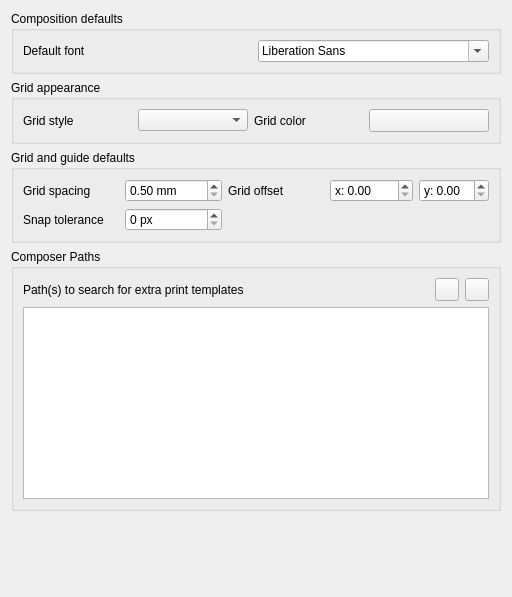
             <widget class="QWidget" name="mOptionsScrollAreaContents_12">
              <property name="geometry">
               <rect>
                <x>0</x>
                <y>0</y>
                <width>512</width>
                <height>597</height>
               </rect>
              </property>
              <layout class="QVBoxLayout" name="verticalLayout_39">
               <item>
                <widget class="QgsCollapsibleGroupBox" name="groupBox_3">
                 <property name="enabled">
                  <bool>true</bool>
                 </property>
                 <property name="title">
                  <string>Composition defaults</string>
                 </property>
                 <layout class="QGridLayout" name="gridLayout_8">
                  <item row="1" column="0">
                   <layout class="QHBoxLayout" name="horizontalLayout_39">
                    <item>
                     <widget class="QLabel" name="label_60">
                      <property name="text">
                       <string>Default font</string>
                      </property>
                     </widget>
                    </item>
                    <item>
                     <widget class="QFontComboBox" name="mComposerFontComboBox"/>
                    </item>
                   </layout>
                  </item>
                 </layout>
                </widget>
               </item>
               <item>
                <widget class="QgsCollapsibleGroupBox" name="groupBox_23">
                 <property name="title">
                  <string>Grid appearance</string>
                 </property>
                 <layout class="QGridLayout" name="gridLayout_9">
                  <item row="0" column="0">
                   <widget class="QLabel" name="label_66">
                    <property name="text">
                     <string>Grid style</string>
                    </property>
                   </widget>
                  </item>
                  <item row="0" column="2">
                   <widget class="QComboBox" name="mGridStyleComboBox"/>
                  </item>
                  <item row="0" column="3">
                   <widget class="QLabel" name="label_4">
                    <property name="text">
                     <string>Grid color</string>
                    </property>
                   </widget>
                  </item>
                  <item row="0" column="4">
                   <widget class="QgsColorButtonV2" name="mGridColorButton">
                    <property name="minimumSize">
                     <size>
                      <width>120</width>
                      <height>0</height>
                     </size>
                    </property>
                    <property name="maximumSize">
                     <size>
                      <width>120</width>
                      <height>16777215</height>
                     </size>
                    </property>
                    <property name="text">
                     <string/>
                    </property>
                   </widget>
                  </item>
                 </layout>
                </widget>
               </item>
               <item>
                <widget class="QgsCollapsibleGroupBox" name="groupBox_24">
                 <property name="title">
                  <string>Grid and guide defaults</string>
                 </property>
                 <layout class="QGridLayout" name="gridLayout_11">
                  <item row="0" column="0">
                   <widget class="QLabel" name="label_61">
                    <property name="text">
                     <string>Grid spacing</string>
                    </property>
                   </widget>
                  </item>
                  <item row="0" column="1">
                   <widget class="QDoubleSpinBox" name="mGridResolutionSpinBox">
                    <property name="suffix">
                     <string> mm</string>
                    </property>
                    <property name="minimum">
                     <double>0.500000000000000</double>
                    </property>
                    <property name="maximum">
                     <double>9999.000000000000000</double>
                    </property>
                   </widget>
                  </item>
                  <item row="0" column="2">
                   <widget class="QLabel" name="label_63">
                    <property name="text">
                     <string>Grid offset</string>
                    </property>
                    <property name="wordWrap">
                     <bool>true</bool>
                    </property>
                   </widget>
                  </item>
                  <item row="0" column="3">
                   <layout class="QHBoxLayout" name="horizontalLayout_36">
                    <item>
                     <widget class="QDoubleSpinBox" name="mOffsetXSpinBox">
                      <property name="prefix">
                       <string>x: </string>
                      </property>
                      <property name="maximum">
                       <double>9999.000000000000000</double>
                      </property>
                     </widget>
                    </item>
                    <item>
                     <widget class="QDoubleSpinBox" name="mOffsetYSpinBox">
                      <property name="prefix">
                       <string>y: </string>
                      </property>
                      <property name="suffix">
                       <string/>
                      </property>
                     </widget>
                    </item>
                   </layout>
                  </item>
                  <item row="1" column="0">
                   <widget class="QLabel" name="label_62">
                    <property name="text">
                     <string>Snap tolerance</string>
                    </property>
                   </widget>
                  </item>
                  <item row="1" column="1">
                   <widget class="QSpinBox" name="mSnapToleranceSpinBox">
                    <property name="suffix">
                     <string> px</string>
                    </property>
                    <property name="maximum">
                     <number>200</number>
                    </property>
                   </widget>
                  </item>
                 </layout>
                </widget>
               </item>
               <item>
                <widget class="QgsCollapsibleGroupBox" name="groupBox_27">
                 <property name="title">
                  <string>Composer Paths</string>
                 </property>
                 <layout class="QGridLayout" name="_7">
                  <item row="0" column="0">
                   <widget class="QLabel" name="mSVGLabel_3">
                    <property name="text">
                     <string>Path(s) to search for extra print templates</string>
                    </property>
                   </widget>
                  </item>
                  <item row="0" column="1">
                   <spacer>
                    <property name="orientation">
                     <enum>Qt::Horizontal</enum>
                    </property>
                    <property name="sizeHint" stdset="0">
                     <size>
                      <width>31</width>
                      <height>20</height>
                     </size>
                    </property>
                   </spacer>
                  </item>
                  <item row="0" column="2">
                   <widget class="QToolButton" name="mBtnAddTemplatePath">
                    <property name="toolTip">
                     <string>Add new path</string>
                    </property>
                    <property name="text">
                     <string/>
                    </property>
                    <property name="icon">
                     <iconset resource="../../images/images.qrc">
                      <normaloff>:/images/themes/default/symbologyAdd.svg</normaloff>:/images/themes/default/symbologyAdd.svg</iconset>
                    </property>
                   </widget>
                  </item>
                  <item row="0" column="3">
                   <widget class="QToolButton" name="mBtnRemoveTemplatePath">
                    <property name="toolTip">
                     <string>Remove path</string>
                    </property>
                    <property name="text">
                     <string/>
                    </property>
                    <property name="icon">
                     <iconset resource="../../images/images.qrc">
                      <normaloff>:/images/themes/default/symbologyRemove.svg</normaloff>:/images/themes/default/symbologyRemove.svg</iconset>
                    </property>
                   </widget>
                  </item>
                  <item row="1" column="0" colspan="4">
                   <widget class="QListWidget" name="mListComposerTemplatePaths">
                    <property name="minimumSize">
                     <size>
                      <width>0</width>
                      <height>120</height>
                     </size>
                    </property>
                   </widget>
                  </item>
                 </layout>
                </widget>
               </item>
               <item>
                <spacer name="verticalSpacer_10">
                 <property name="orientation">
                  <enum>Qt::Vertical</enum>
                 </property>
                 <property name="sizeHint" stdset="0">
                  <size>
                   <width>20</width>
                   <height>40</height>
                  </size>
                 </property>
                </spacer>
               </item>
              </layout>
             </widget>
